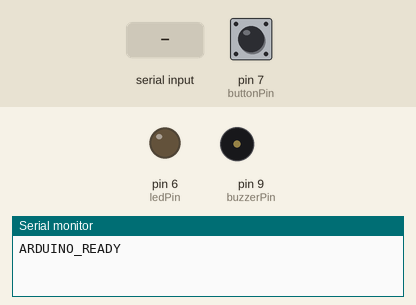
Bench run of a sketch on a simulated Arduino Uno, built with avr-gcc and run on an emulated ATmega328P. On the bench: output pins drawn as LEDs (lit = HIGH), buzzer (waves = sounding), the last lines printed to the serial monitor. The inputs (shaded band) are chosen by the test bench; at power-on: pin 7 (buttonPin) HIGH.

Above: at 1.2 s.
1.3 s: "DROWSY\n" received over Serial
At 2.5 s:
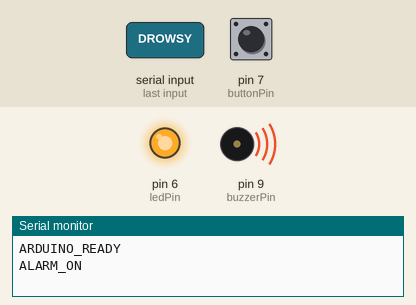
2.8 s: pin 7 (buttonPin) pulled LOW for 0.15 s
At 3.8 s:
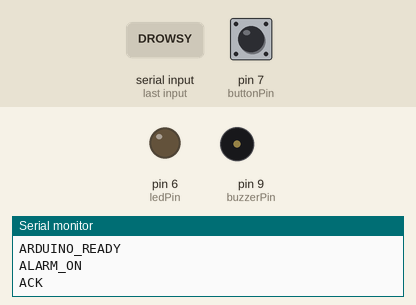
Timing chart, 0 to 5.8 s (numbered marks = the images above; inputs shaded):
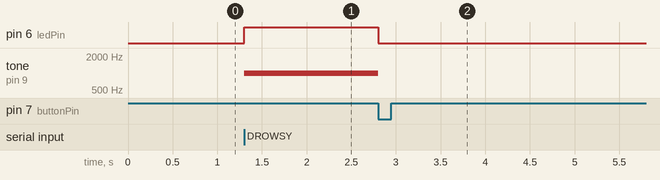

The sketch:

alert_system.ino
```cpp
const int ledPin = 6;
const int buzzerPin = 9;
const int buttonPin = 7;

bool alarmActive = false;

void setup() {
  pinMode(ledPin, OUTPUT);
  pinMode(buzzerPin, OUTPUT);
  pinMode(buttonPin, INPUT_PULLUP);

  Serial.begin(115200);
  while (!Serial);   // Espera a que el puerto serie esté listo (USB)

  Serial.println("ARDUINO_READY");
}

void loop() {
  // Recibir comandos desde Raspberry Pi por USB (Serial)
  if (Serial.available()) {
    String cmd = Serial.readStringUntil('\n');
    cmd.trim();

    if (cmd == "DROWSY") {
      alarmActive = true;
      Serial.println("ALARM_ON");
    }
  }

  if (alarmActive) {
    digitalWrite(ledPin, HIGH);
    tone(buzzerPin, 1000);  // Sonido de alarma

    // Botón pulsado (LOW porque usamos INPUT_PULLUP)
    if (digitalRead(buttonPin) == LOW) {
      alarmActive = false;
      noTone(buzzerPin);
      digitalWrite(ledPin, LOW);
      Serial.println("ACK");
      delay(300); // Antirrebote básico
    }
  } else {
    noTone(buzzerPin);
    digitalWrite(ledPin, LOW);
  }
}
```

Measured:
- after the input at 1.3 s, pin 6 (ledPin): LOW → HIGH at once; tone on pin 9 (buzzerPin): silent → 1000 Hz at once
- after the input at 2.8 s, pin 6 (ledPin): HIGH → LOW at once; tone on pin 9 (buzzerPin): 1000 Hz → silent at once
